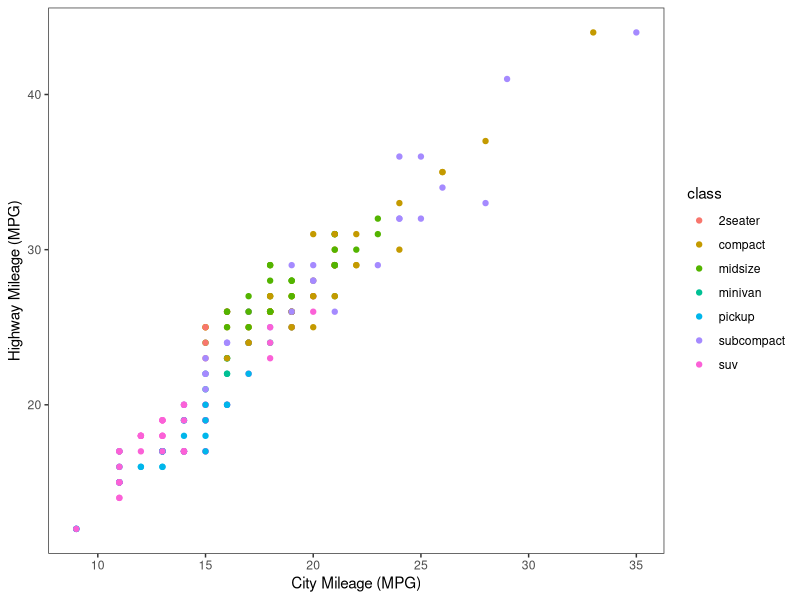
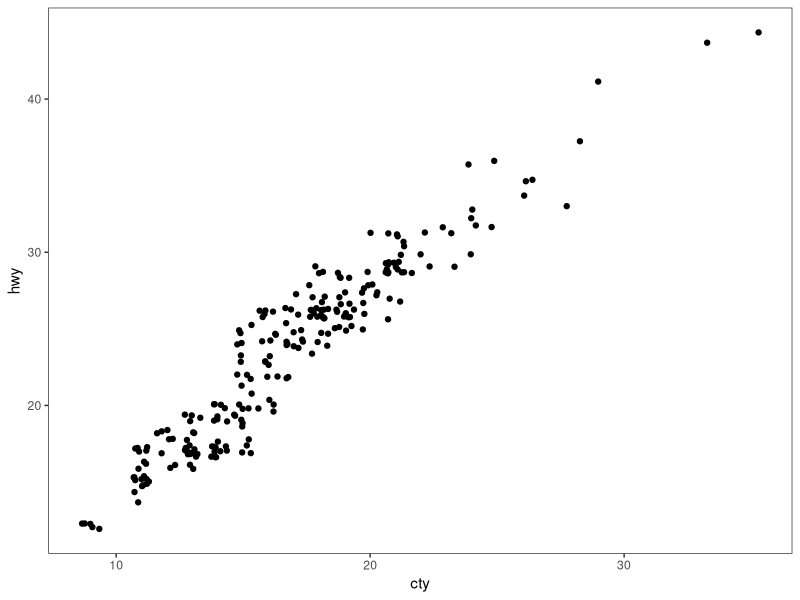
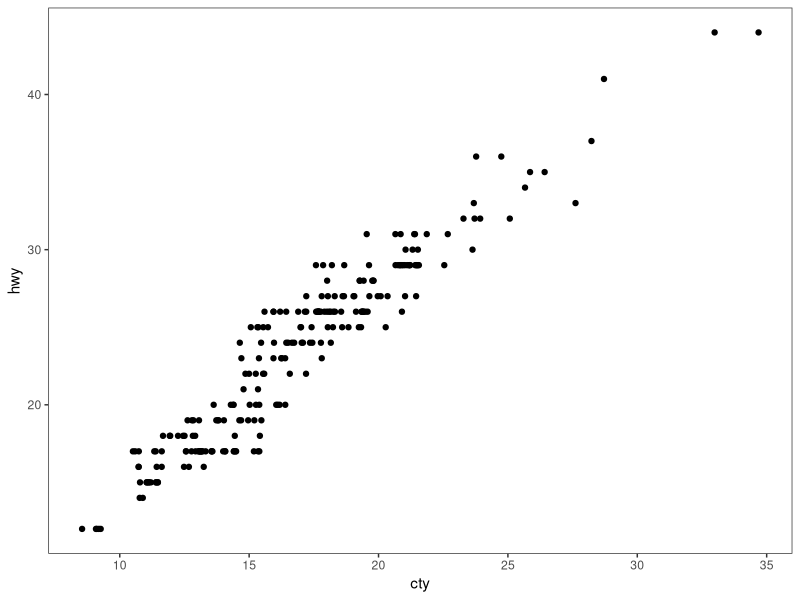
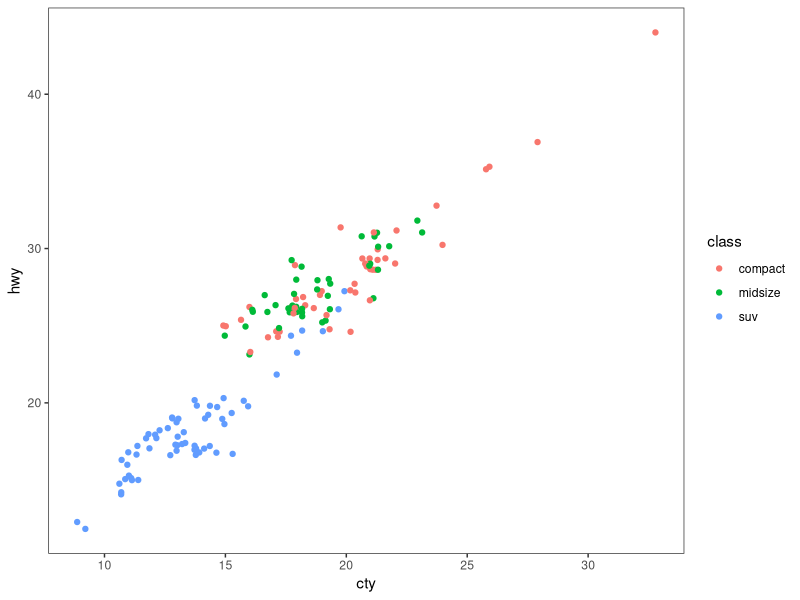
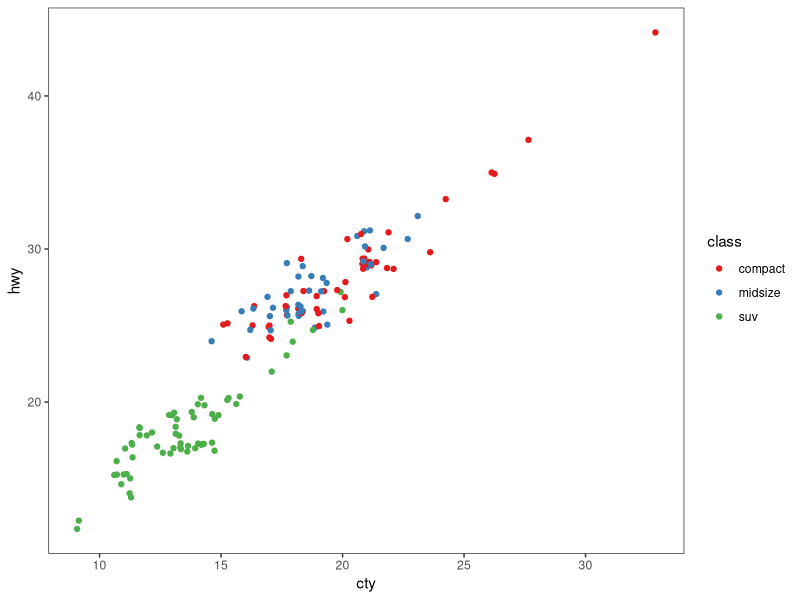
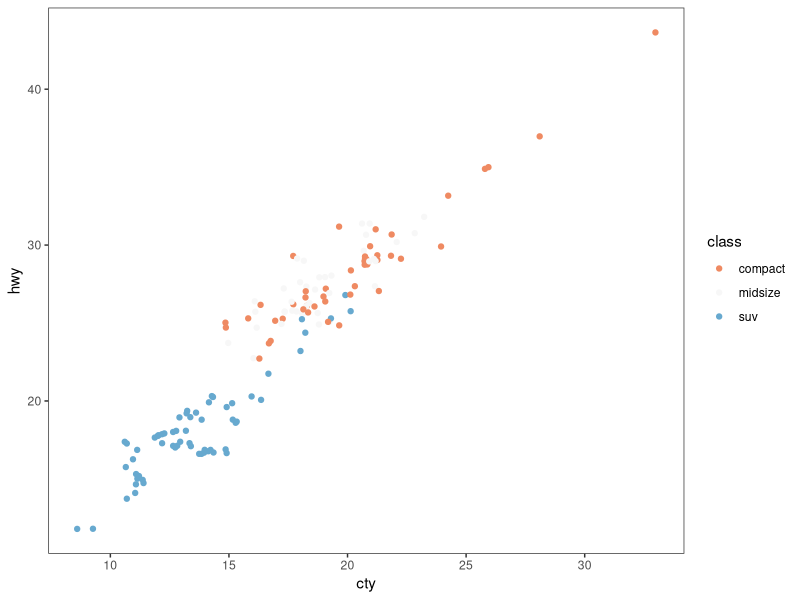
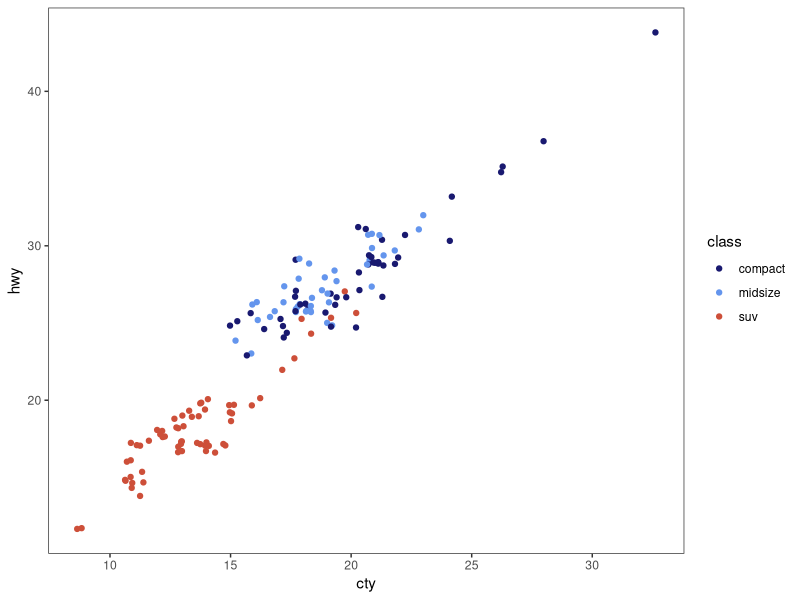
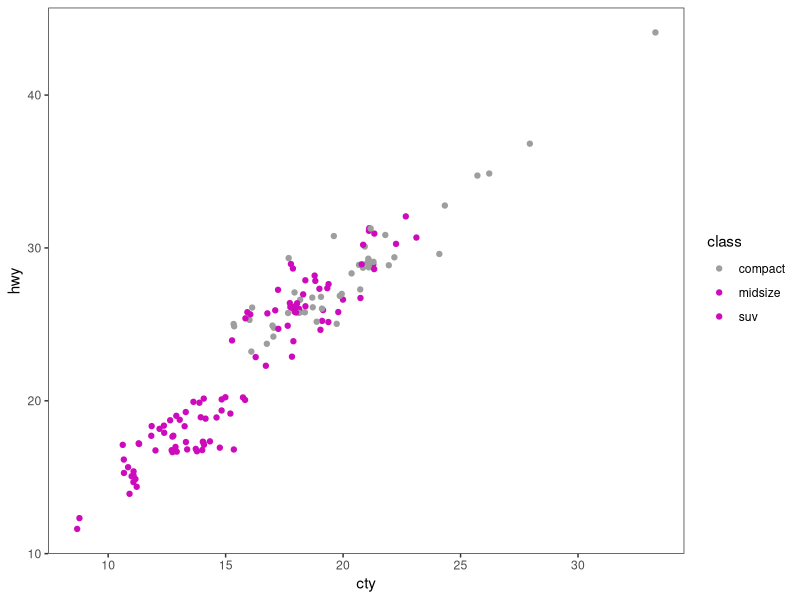

Write the R code that produced these figures, in order.
# ---------------------------------------------------------- #
#### MODULE 3: Plot even more data!                       ####               
# ---------------------------------------------------------- #

## OBJECTIVE:
# 1. To develop a "grammar of graphics".
# 2. To become comfortable using ggplot2 for exploratory data visualization.


# ---------------------------------------------------------- #
#### SET UP:                                              ####
# ---------------------------------------------------------- #

library(tidyverse)
# REMINDER: In RStudio, open the Rproject for our course (UNCG_DataWrangling), 
# pull any changes from GitHub, and navigate to the branch you created for 
# yourself (just a single branch for the whole semester) in RStudio's Git tab.
# Open this week's assignment in this new branch to complete and submit on GitHub.
# Ideally, you'll commit your answers a bit at a time as you work through
# this assignment, rather than committing all at once at the end.

# Reminder of some helpful resources for graphing in R:
# ggplot Cookbook: http://www.cookbook-r.com/Graphs/
# Official ggplot2 Book: https://ggplot2-book.org/
# Themes in ggplot2: https://ggplot2-book.org/polishing.html#themes

# In ggplot2, aesthetic means “something you can see”. Each aesthetic is a
# mapping between a visual cue and a variable.
# Examples include:
# position (i.e., on the x and y axes)
# color (“outside” color)
# fill (“inside” color)
# shape (of points)
# line type
# size

# Each type of geometric object (geom) accepts only a subset of all aesthetics.
# Refer to the geom help pages to see what mappings each geom accepts. Aesthetic
# mappings are set with the aes() function.

# TASK: We will be using the ggplot2 package for graphing. Fortunately, ggplot2 
# is nested within the tidyverse package (along with many others).
# Start by writing code to load the tidyverse library.
# HINT: see the end of assignment #1 if you forgot how to load a package.


# TASK: Write code below to set your theme to black and white and both your major
# AND minor gridlines to element_blank for all plots you'll be making today.
# HINT: Check back to last week's assignment section 1.9 for setting themes for
# all plots.
theme_set(theme_bw() + 
theme(panel.grid.major = element_blank(), panel.grid.minor = element_blank())) 

# ---------------------------------------------------------- #
#### 1.0 CORRELATION                                      ####
# ---------------------------------------------------------- #

# We learned how to make correlations last week, but it never hurts to get
# more practice! Let's start by using a data set built into ggplot2.
# The mpg dataset looks at the gas efficiency of different cars. Run the following
# code to load the data:
data(mpg, package = "ggplot2")

# TASK: Create a scatterplot (i.e., a dot plot) to relate city and highway mileage.
# Color the points by the class of car (class column) and label the x and y axis 
# to be more informative (City Mileage (MPG) vs Highway Mileage (MPG)).
# HINT: Refer back to last week's assignment or the ggplot help resources if you 
# forget how to make a scatterplot.
ggplot(data = mpg, aes(x = cty, y = hwy, color = class)) +
  geom_point() +
  labs(x = "City Mileage (MPG)", y = "Highway Mileage (MPG)")

# Looks alright, but the graph may be hiding some information...
# QUESTION: How many data points are in the mpg dataframe?
nrow(mpg)
# Answer: There are 234 data points in the mpg dataframe. 

# QUESTION: Approximately how many dots are in the graph you just made? How does
# that compare to the number of observations in the dataframe?
# Answer: There are fewer than 234 dots in the graph because many observations overlap or have very similar cty and hwy values. 

# Try another correlation-focused geom that addresses this problem by running
# the following code:
ggplot(data=mpg, aes(x=cty, y=hwy)) + 
  geom_jitter()


# QUESTION: What happened when you created the plot with geom_jitter?
# Answer: The points are now more spread out instead of on top of each other. This makes it easier to see overlapping/similar observations.

# QUESTION: Run the code to create a plot using geom_jitter a second time. Then run it
# again and again. What happens each time? Why is this happening?
# Answer: Each time, the points move a little differently. This happens because geom_jitter() adds random shifts to the points. 

# TASK: The default in geom_jitter is to jitter (or slightly move) the points away
# from each other in both the x and y directions. Check the help file for geom_jitter
# and write code below to make a graph where you jitter points in only the x-dimension
# by 0.5.
?geom_jitter

ggplot(data = mpg, aes(x = cty, y = hwy)) +
  geom_jitter(width = 0.5, height = 0)

# ---------------------------------------------------------- #
#### 1.1 DETOUR! COLORS, COLORS, COLORS                   ####
# ---------------------------------------------------------- #

# Our world is so colorful, and our graphs can be too! But we want to be mindful
# of our color choices to not only be beautiful, but also informative and accessible.

# TASK: Create a new dataframe that filters our mpg data down to only information
# for car classes compact, midsize, and suv using an %in% statement. Name your 
# new dataframe mpgSubset.
# HINT: Refer back to the Transform assignment if you want help with %in% (or 
# try googling!)
mpgSubset <- mpg %>%
  filter(class %in% c("compact", "midsize", "suv"))


# ggplot has lots of nice (and some not so nice) built-in color palettes that we 
# can use to fill our bars with color. Try running the following code:
ggplot(data=mpgSubset, aes(x=cty, y=hwy, color=class)) +
  geom_jitter()

# The code above supplies us with ggplot's default color palette, which I find not
# so pleasing. Let's try to change this!

# We can add a statement specifying the scale of colors we would prefer. One way
# to do this is to use other pre-set palettes from ggplot. Run the code below to 
# ask ggplot to use the color brewer's palette called Set 1.
ggplot(data=mpgSubset, aes(x=cty, y=hwy, color=class)) +
  geom_jitter() +
  scale_color_brewer(palette="Set1")

# Alternatively, we could use the "RdBu" palette:
ggplot(data=mpgSubset, aes(x=cty, y=hwy, color=class)) +
  geom_jitter() +
  scale_color_brewer(palette="RdBu")

# QUESTION: Investigate the color brewer's range of palettes at this website: 
# https://r-graph-gallery.com/38-rcolorbrewers-palettes.html
# What do you notice about the colors chosen from each of the palettes that we
# used above? (i.e., does it use the first three colors in the palette? The last
# three? Some other combination?)
# Answer: The palettes don't always just use the first three colors in order. ggplot uses colors that are distinct from each other. 

# We could also pick out EXACTLY which colors we want for our figure. 
# There are 4 main ways to specify colors in R:
### by name
### by number
### by Hex code
### with the rgb() function

# By Name: R allows you to call more than 600 colors by name! Run the following
# code to see a list:
colors()

# We can put in the colors we chose for each variable by adding the 
# scale_color_manual() function to our plot. Try it out by running the following
# code:
ggplot(data=mpgSubset, aes(x=cty, y=hwy, color=class)) +
  geom_jitter() +
  scale_color_manual(values=c('midnightblue', 'cornflowerblue', 'tomato3'))


# You can also chose colors by number, which are assigned in R.

# TASK: Copy and paste the code to make our scatterplot and replace the color names
# with three numbers of your choice (between 1 and 657). How does your new figure look?
# HINT: remember to remove the quotation marks when calling numbers.
ggplot(data=mpgSubset, aes(x=cty, y=hwy, color=class)) +
  geom_jitter() +
  scale_color_manual(values=c('40', '310','550'))
#Answer: The new figure has red-ish and purple colors from the random numbers I chose. 

# QUESTION: How do you think you could figure out which color name belongs to
# each color number?
# HINT: Try creating a dataframe from color() by passing it into the
# as.data.frame() function.
as.data.frame(colors())

# You can also chose colors by Hex code. A Hex color code is a 6-symbol code made
# of up to three 2-symbol elements (6 symbols in length all together). Each of 
# the 2-symbol elements represents a color value in the Red-Green-Blue (RGB) color
# scale from 0 to 255. Hex codes are written with a # in front of them. Let's try
# out calling our colors using hex code.
ggplot(data=mpgSubset, aes(x=cty, y=hwy, color=class)) +
  geom_jitter() +
  scale_color_manual(values=c('#191970', '#6495ED', '#FF6347'))

# There are two great things about hex codes. First, you can call ANY color you 
# want with a hex code. That is, you're not limited to the 657 colors that are
# in ggplot. By specifying the color by hex code, you can pick literally anything!

# TASK: Google the search term "color picker". This should bring up google's color
# picker (in addition to a billion other color picking websites). Use this color
# picker to generate the hex codes for three new colors of your choice. Then copy
# and paste the above code, replacing the hex codes with your color choices.
ggplot(data=mpgSubset, aes(x=cty, y=hwy, color=class)) +
  geom_jitter() +
  scale_color_manual(values=c('#2596be', '#e67a27', '#b083eb'))

# The second great thing about hex codes is that you can control the transparency
# of your colors. Transparency is set in a hex code by adding two extra symbols
# to the end, which together make up the "alpha" element. Adding 00 to the end 
# of your hex code will make your color completely transparent, while adding FF 
# to the end will make it completely opaque. Any number/letters in-between will 
# result in partial transparency. You can find a complete list of transparencies
# between 0-100% here: https://gist.github.com/lopspower/03fb1cc0ac9f32ef38f4

# TASK: Try out transparency by copying and pasting your graph code below and
# adding the alpha element to the end of each of your hex codes to make your
# first color 0% transparent, your second color 50% transparent, and your third
# color 100% transparent.
ggplot(data=mpgSubset, aes(x=cty, y=hwy, color=class)) +
  geom_jitter() +
  scale_color_manual(values=c('#2596beFF', '#e67a2780', '#b083eb00'))

# QUESTION: What happened to the point that you set to 100% transparent?
#Answer: The point became invisible because it is fully transparent. 

# Finally, we can set our colors using the rgb() function. This operates very
# similarly to the hex code, where you can pick exactly the color and transparency
# you want. Try it out by running the following code:
ggplot(data=mpgSubset, aes(x=cty, y=hwy, color=class)) +
  geom_jitter() +
  scale_color_manual(values=c(rgb(.10, .10, .44, 1), rgb(.39, .58, .93, 1), rgb(1.0, .39, .28, 1)))

# TASK: Modify the above code to make all of your points 50% transparent.
ggplot(data=mpgSubset, aes(x=cty, y=hwy, color=class)) +
  geom_jitter() +
  scale_color_manual(values=c(rgb(.10, .10, .44, .5), rgb(.39, .58, .93, .5), rgb(1.0, .39, .28, .5)))

# There are so many inventive and artistic people in the world who have expanded
# the offerings for colors in ggplot. Check out some notable ones listed below
# when choosing colors for this assignment.
### Color-blind friendly palettes: https://github.com/JLSteenwyk/ggpubfigs
### Color palettes from vintage National Parks posters: https://github.com/katiejolly/nationalparkcolors
### Color palettes based on Wes Anderson movies: https://github.com/karthik/wesanderson
### Color palettes from famous Dutch paintings: https://github.com/EdwinTh/dutchmasters


# ---------------------------------------------------------- #
#### 1.2 DETOUR! LEGENDS                                  ####
# ---------------------------------------------------------- #

# When you specify colors in your ggplot code, R throws in a bonus legend for free!
# However, this legend is often not as clear or visually appealing as we might 
# prefer. But as with all geometric objects in ggplot, legends can be easily altered.

# Run the following code to create a scatter plot. Feel free to modify the colors
# as you prefer!
ggplot(data=mpgSubset, aes(x=cty, y=hwy, color=class)) +
  geom_jitter()

# QUESTION: Where did ggplot get the legend title and values from?
# Answer: ggplot got the legend title from the variable name which is class, and the legend values from the categories in the column (compact, midsize, and suv).

# We could change the title and values in our legend by altering the dataframe
# we are passing into ggplot. But that seems a bit drastic. Instead, we can 
# lean on the same code that specifies our color picks to alter the legend text.
# Try it out by running the following code:
ggplot(data=mpgSubset, aes(x=cty, y=hwy, color=class)) + 
  geom_jitter() + 
  scale_color_manual(values=c('#FCBA03', '#380754', '#496916'),
                     name='Class of Car', 
                     breaks=c('suv', 'midsize', 'compact'), 
                     labels=c('SUV', 'Midsize', 'Compact'))


# TASK: Label each line of the code above with what it is doing.
# HINT: Check the scale_color_manual help file or ggplot Cookbook for more info.
# Answer: ( scale_color_manual(values=c('#FCBA03', '#380754', '#496916'),) this line sets the colors for the classes. (name='Class of Car', ) this line changes the legend title. (breaks=c('suv', 'midsize', 'compact'),) this line sets the order of the categories in the legend. (labels=c('SUV', 'Midsize', 'Compact'))) this line changes how the legend labels look. 

# IMPORTANT: It is important to pay attention to the order you provide ggplot with 
# your color choices and legend labels! Try running the following code:
ggplot(data=mpgSubset, aes(x=cty, y=hwy, color=class)) + 
  geom_jitter() + 
  scale_color_manual(values=c('#FCBA03', '#380754', '#496916'), 
                     name='Class of Car', 
                     breaks=c('suv', 'midsize', 'compact'), 
                     labels=c('Compact', 'SUV', 'Midsize')) 


# QUESTION: What is wrong with the code above? Why is it so important to be
# careful with the order you pass information into ggplot?
# Answer: The problem is that the labels don't match the same order in breaks. This causes the wrong labels to be the wrong colors.

# While changing the legend text and factor order takes place in the scale_color_manual
# step, moving the legend around on the graph page is part of the graph theme. We
# can try this out using the code below:
ggplot(data=mpgSubset, aes(x=cty, y=hwy, color=class)) + 
  geom_jitter() + 
  theme(legend.position='top')


# TASK: Modify the code above to have the legend display along the bottom of
# the figure.
ggplot(data=mpgSubset, aes(x=cty, y=hwy, color=class)) + 
  geom_jitter() + 
  theme(legend.position='bottom')

# We can also have the legend located within the area of the graph itself! We can 
# do this by specifying the coordinates for where the legend should go within the
# graph axes. First we set the legend position and then we set the anchoring 
# position by justifying the legend.
### bottom left: 0,0
### bottom right: 1,0
### top left: 0,1
### top right: 1,1

# Try it out by running the following code:
ggplot(data=mpgSubset, aes(x=cty, y=hwy, color=class)) + 
  geom_jitter() + 
  theme(legend.position=c(1,0), legend.justification=c(1,0))

# QUESTION: What happens if you don't include the code for legend justification
# above?
#Answer: If you don't include legend.justification, the legend is still placed using the coordinates, but its default point is used. That makes the legend look shifted or not lined up.

# TASK: Copy and paste the code from above. Modify it to place the legend in the
# upper left part of the graph.
ggplot(data=mpgSubset, aes(x=cty, y=hwy, color=class)) + 
  geom_jitter() + 
  theme(legend.position=c(0,1), legend.justification=c(0,1))

# Finally, we might want to remove the legend altogether! We would do so by
# modifying the theme as well. 
ggplot(data=mpgSubset, aes(x=cty, y=hwy, color=class)) + 
  geom_jitter() + 
  theme(legend.position= "none")

# TASK: Check the ggplot cookbook to find the legends section. Read what it says 
# about removing the legend. Then copy and paste the graph code from above. Modify
# the code to remove the legend.


# ---------------------------------------------------------- #
#### 2.0 DEVIATION                                        ####
# ---------------------------------------------------------- #

# Used to compare variation in values between small number of items (or categories) 
# with respect to a fixed reference.

# Whether the graphical type is a deviation graph or a composition graph (or a 
# ranking graph) may depend on the underlying data structure.

# We used geom_bar() last week with factor data to create a bar graph. But
# geom_bar() is a bit tricky because it can make EITHER a bar graph or a histogram
# depending on the data you give it. The default of geom_bar() is to set stat to 
# count so if you give it just a continuous x value, it will make a histogram. Try
# it with the following code:
ggplot(data=mpg, aes(x=hwy)) + 
  geom_bar()

# In order to have the geom create bars and not a histogram, you must:
# 1) Set stat = identity
# 2) Provide both an x and a y inside the aes(), where x is either a character 
# or factor and y is numeric.

# TASK: Create a dataframe of summary statistics for the mpg data, calculating the
# mean, standard deviation, and standard error for highway mpg grouping by class.
# Name the resulting dataframe highwayMPG and your new variables hwy_mean, hwy_sd,
# and hwy_se.
# HINT: Look back at the Transform assignment if you forget how to summarize the
# data. Also recall, standard error = 1.96*standard deviation.
highwayMPG <- mpg %>%
  group_by(class) %>%
  summarize(hwy_mean = mean(hwy), hwy_sd = sd(hwy), hwy_se = 1.96 * hwy_sd)

# TASK: Create a bar graph showing the average highway MPG on the y-axis and 
# car class on the x-axis. Fill the bars by class. Add in error bar caps that are 20%
# the width pf the bars.
# HINT: Don't forget to change stat from the default in your geom_bar() statement!
ggplot(data = highwayMPG, aes(x = class, y = hwy_mean, fill = class)) +
  geom_bar(stat = "identity") +
  geom_errorbar(aes(ymin = hwy_mean - hwy_se, ymax = hwy_mean + hwy_se), width = 0.2)

# ---------------------------------------------------------- #
#### 2.1 DETOUR! COLORS AND LEGENDS, AGAIN                ####
# ---------------------------------------------------------- #

# Recall that some geometric elements require fills instead of (or sometimes in
# addition to) colors.

# TASK: Create a bar graph with the mpg summary stats with the following parameters:
# (1) Black bar outline
# (2) Bars filled with the color brewer palette "Dark2" using the scale_fill_manual
#     statement
# (3) No legend
# (4) Informative x- and y-axis labels. 

# HINT: Carefully consider whether your color and/or fill should go within an aes() 
# statement, the scale_fill_manual or scale_color_manual statements, or neither.
# If in doubt, try a bunch of ways until it looks how we want it. And consult 
# your helpful ggplot resources on the web.
ggplot(data = highwayMPG, aes(x = class, y = hwy_mean, fill = class)) +
  geom_bar(stat = "identity", color = "black") +
  scale_fill_brewer(palette = "Dark2") +
  labs(x = "Class of Car", y = "Average Highway MPG") +
  theme(legend.position = "none")

# ---------------------------------------------------------- #
#### 2.2 DETOUR! AXIS MODIFICATIONS                       ####
# ---------------------------------------------------------- #

# Run the following code, feeling free to modify colors as you prefer:
ggplot(data=highwayMPG, aes(x=class, y=hwy_mean, fill=class)) +
  geom_bar(stat='identity') 

# QUESTION: Where is ggplot getting the x-axis tick labels from?
# Answer: ggplot is getting the x-axis tick labels from the values in the class variable in the highwayMPG dataframe. 

# Often our tick labels are not the best. We can modify them to be more informative
# or visually appealing by directly modifying the dataframe, but again this feels
# a bit extreme. Instead, we can directly modify the scale of the axis. For axes
# that deal with categories, we are setting the discrete scale. Try it out by
# running the following code:
ggplot(data=highwayMPG, aes(x=class, y=hwy_mean, fill=class)) +
  geom_bar(stat='identity') +
  scale_x_discrete(labels=c('sport', 'compact', 'midsize', 'minivan', 'pickup', 'subcompact', 'SUV'))

# We can also change the scale of the continuous axes, including how large they are
# and where the tick marks fall as follows:
ggplot(data=highwayMPG, aes(x=class, y=hwy_mean, fill=class)) +
  geom_bar(stat='identity') +
  scale_y_continuous(breaks=seq(0, 50, 10)) +
  coord_cartesian(ylim=c(0,50))

# QUESTION: Try running the code above without the coord_cartesian() statement. 
# What is surprising about the resulting graph? Based on this result, what do you
# think the coord_cartesian() statement does?
ggplot(data=highwayMPG, aes(x=class, y=hwy_mean, fill=class)) +
  geom_bar(stat='identity') +
  scale_y_continuous(breaks=seq(0, 50, 10))
# Answer: Without coord_cartesian(), the graph still shows the full range of the data and the bars don't change in size. coord_cartesian() zooms in/makes the bars smaller to the range you put. 

# We can also add a statement into the scale discrete or continuous statements
# to name our axes, rather than putting in a whole separate step of xlab() or ylab().
# Try it out with the following code:
ggplot(data=highwayMPG, aes(x=class, y=hwy_mean, fill=class)) +
  geom_bar(stat='identity') +
  scale_x_discrete(name='Class of Car') +
  scale_y_continuous(name='Mean Highway MPG')


# Finally, we can flip our axes easily in ggplot as follows:
ggplot(data=highwayMPG, aes(x=class, y=hwy_mean, fill=class)) +
  geom_bar(stat='identity') +
  coord_flip()


# TASK: Let's put it all together. Make a graph of the mpg summary stats with the
# following specifications:
# (1) color by class of car using a color scheme of your choice (not the default)
# (2) plot the class of car on the x-axis and the highway MPG on the y axis
# (3) include better names for the x- and y-axis titles
# (4) include better names for the car classes
# (5) set the scale of the highway mpg to run from 0 to 30 with breaks every 5 
# (6) flip your axes
# (7) remove the legend
ggplot(data = highwayMPG, aes(x = class, y = hwy_mean, fill = class)) +
  geom_bar(stat = "identity", color = "black") +
  scale_fill_manual(values = c("#4E79A7", "#F28E2B", "#E15759", "#76B7B2", "#59A14F", "#EDC948", "#B07AA1")) +
  scale_x_discrete(name = "Class of Car", labels = c("2-Seater", "Compact", "Midsize", "Minivan", "Pickup", "Subcompact", "SUV")) +
  scale_y_continuous(name = "Average Highway MPG", breaks = seq(0, 30, 5)) +
  coord_cartesian(ylim = c(0, 30)) +
  coord_flip() +
  theme(legend.position = "none")

# ---------------------------------------------------------- #
#### 3.0 RANKING                                          ####
# ---------------------------------------------------------- #
# Used to compare the position or performance of multiple items with respect to 
# each other. Actual values matters somewhat less than the ranking.

# TASK: Create a dataframe of summary statistics for the mpg data, calculating the
# mean, standard deviation, and standard error for CITY mpg grouping by class.
# Name the resulting dataframe cityMPG and your new variables city_mean, city_sd,
# and city_se.
# HINT: Look back at the Transform assignment if you forget how to summarize the
# data. Also, standard error = 1.96*standard deviation.
cityMPG <- mpg %>% 
  group_by(class) %>%
  summarise(city_mean = mean(cty), city_sd = sd(cty), city_se = 1.96 * city_sd)

# Now we want to plot our data in order from smallest to largest city MPG to get
# a ranking. To do so, we need to use the reorder() function to rearrange the data
# going into our x-axis.
ggplot(cityMPG, aes(x=reorder(class, city_mean), y=city_mean)) + 
  geom_bar(stat="identity")

# TASK: Recreate the above ranking figure to include the following:
# (1) class of car on the x-axis with informative axis and tick labels
# (2) MPG ordered from highest to lowest (hint: try google if you're unsure)
# (3) bars with dary grey outlines and filled by class with your favorite color scheme
# (4) error bars with end caps 30% the width of the bars
# (5) y-axis from 0 to 30 with tick marks every 5
# (6) no legend.
ggplot(cityMPG, aes(x = reorder(class, -city_mean), y = city_mean, fill = class)) +
  geom_bar(stat = "identity", color = "darkgray") + 
             geom_errorbar(aes(ymin = city_mean - city_se, ymax = city_mean + city_se), width = 0.3) +
scale_fill_manual(values = c("#4E79A7", "#F28E2B", "#E15759", "#76B7B2", "#59A14F", "#EDC948", "#B07AA1")) +
  scale_x_discrete(name = "Class of Car", labels = c("2seater" = "2-Seater", "compact" = "Compact", "midsize" = "Midsize", "minivan" = "Minivan", "pickup" = "Pickup", "subcompact" = "Subcompact","suv" = "SUV")) +
  scale_y_continuous(name = "Average City MPG", limits = c(0, 30), breaks = seq(0, 30, 5)) +
  theme(legend.position = "none")

# ---------------------------------------------------------- #
#### 4.0 DISTRIBUTION                                     ####
# ---------------------------------------------------------- #
# When you have lots and lots of data points and want to study where and how the
# data points are distributed.

# Histograms can be accomplished with either geom_bar() or geom_histogram()
ggplot(mpg, aes(hwy)) + 
  geom_histogram()

# TASK: Recreate the graph above, but using geom_bar() instead


# TASK: Try making a histogram with the categorical variable 'manufacturer'.
# What error message do you get?


# QUESTION: What happens when you follow the advice of the error message and 
# make stat='count'?
ggplot(mpg, aes(manufacturer)) + 
  geom_histogram(stat="count")


# TASK: Make a boxplot comparing the distribution of cty (city mileage) for
# each class of car.
# HINT: Look back to last week if you forget how to make a boxplot.


# We can also make a different type of distribution, a violin plot using the 
# geom_violin statement as follows:
ggplot(mpg, aes(x=class, y=cty)) + 
  geom_violin()

# QUESTION: What does a violin plot show? Check google if you're unsure.


# ---------------------------------------------------------- #
#### 5.0 COMPOSITION                                      ####
# ---------------------------------------------------------- #
# Bar charts and pie charts are classic ways of showing composition of a dataset.

# TASK: Let's get some data for this task by determining the number of cars from 
# each car manufacturer in our mpg dataframe. We can do this as follows:
manufacturerFreq <- mpg %>% 
  group_by(manufacturer) %>% 
  summarize(frequency=length(manufacturer)) %>% 
  ungroup()

# TASK: Make a bar graph of the number of cars (frequency) by manufacturer using
# the dataframe we created above.


# We can switch the bar chart you created above into a pie chart simply by changing
# the coordinate system through a series of steps as follows:

ggplot(manufacturerFreq, aes(x=manufacturer, y=frequency)) +
  geom_bar(stat="identity") +
  coord_polar()

ggplot(manufacturerFreq, aes(x=manufacturer, y=frequency, fill=manufacturer)) +
  geom_bar(stat="identity") +
  coord_polar()

ggplot(manufacturerFreq, aes(x="", y=frequency, fill=manufacturer)) +
  geom_bar(stat="identity", width=1) +
  coord_polar()

ggplot(manufacturerFreq, aes(x="", y=frequency, fill=manufacturer)) +
  geom_bar(stat="identity", width=1) +
  coord_polar(theta="y")

ggplot(manufacturerFreq, aes(x="", y=frequency, fill=manufacturer)) +
  geom_bar(stat="identity", width=1) +
  coord_polar(theta="y", start=0) +
  theme_void() +
  theme(legend.title = element_text(size = 12.5), 
        legend.text  = element_text(size = 8.5),
        legend.key.size = unit(.75, "lines"))

# TASK: Annotate the code below to describe what each line does:
ggplot(manufacturerFreq, aes(x="", y=frequency, fill=manufacturer)) +
  geom_bar(stat="identity", width=1) +
  coord_polar(theta="y", start=0) +
  theme_void() +
  theme(legend.title = element_text(size = 12.5), 
        legend.text  = element_text(size = 8.5),
        legend.key.size = unit(.75, "lines"))


# ---------------------------------------------------------- #
#### 6.0 CHANGE                                           ####
# ---------------------------------------------------------- #

# Time series are often best visualized with line graphs. Let's try this out
# with some new data:
data("economics")

# TASK: Use the economics dataset to plot the number of people who are unemployed
# over time (unemploy vs date). Make a scatterplot, then connect the points with 
# lines using geom_line().
# HINT: use ?economics to get more information about this dataset.




# ---------------------------------------------------------- #
#### GROUPS AND MAPS                                      ####
# ---------------------------------------------------------- #

# Let's save these for group project options, this assignment is really long!









# REMEMBER: Save and push your script when you're done with this assignment!
